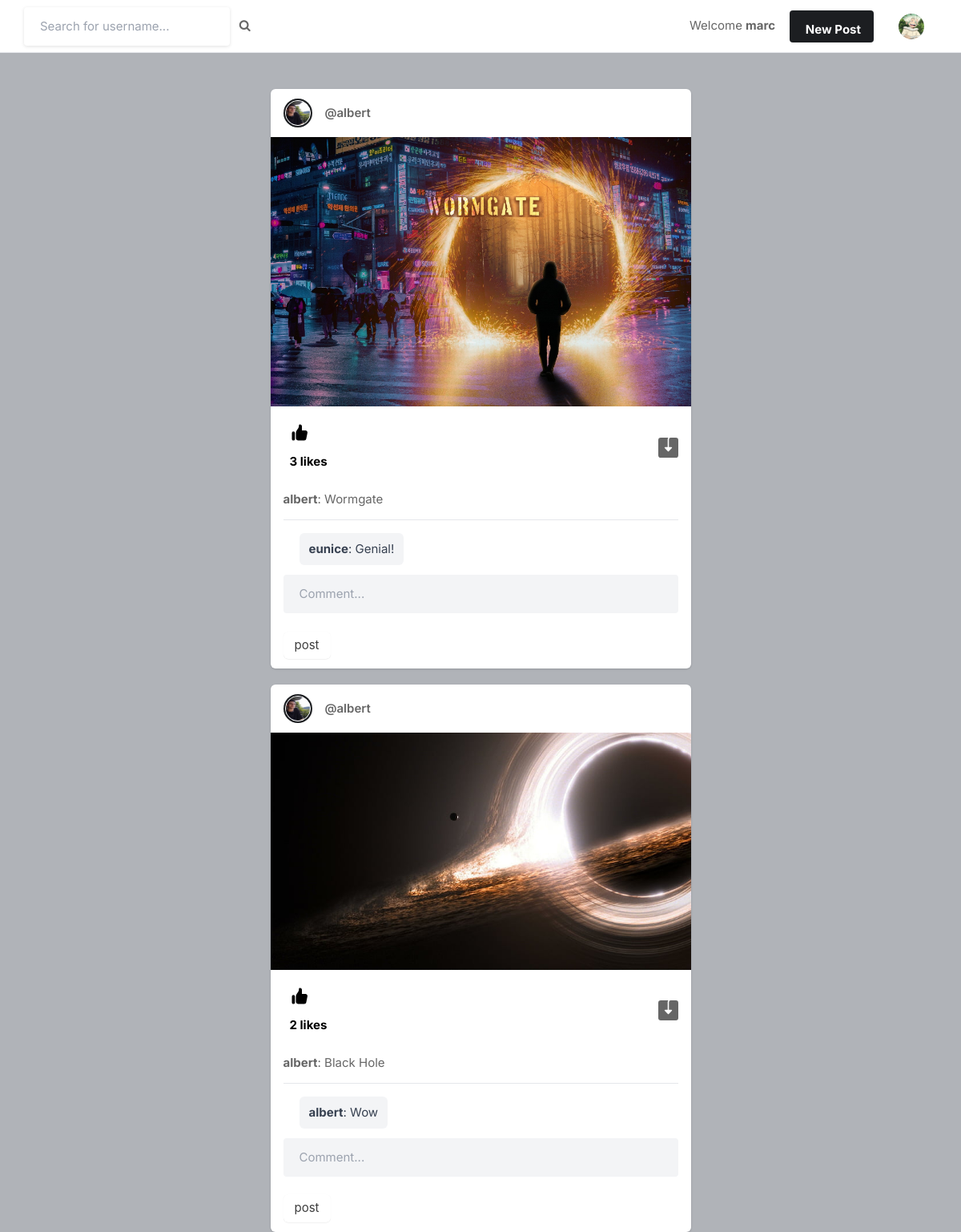
The app's page /posts/albert (signed in) with its own data.
### core/models.py (models this page shows, shortened)
class Profile(models.Model):
    user = models.ForeignKey(User, on_delete=models.CASCADE)
    id_user = models.IntegerField()
    email = models.EmailField(max_length=50, blank=True)
    first_name = models.CharField(max_length=20, blank=True)
    last_name = models.CharField(max_length=20, blank=True)
    bio = models.TextField(blank=True)
    porfile_img = models.ImageField(upload_to='profile_images', default='blank-profile-picture.jpg')
    background = models.ImageField(upload_to='background_images', default='timeline-1.jpg')
    location = models.CharField(max_length=100, blank=True)
    private = models.BooleanField(default=False)

class Post(models.Model):
    id = models.UUIDField(primary_key=True, default=uuid.uuid4)
    user = models.CharField(max_length=100)
    perfil = models.ForeignKey(Profile, on_delete=models.CASCADE)
    image = models.ImageField(upload_to='post_images')
    caption = models.TextField()
    posted_at = models.DateTimeField(default=datetime.now)
    likes = models.IntegerField(default=0)

class Comment(models.Model):
    post = models.ForeignKey(Post, on_delete=models.CASCADE)
    user = models.CharField(max_length=100)
    content = models.TextField()
    created_at = models.DateTimeField(auto_now_add=True)

### core/views.py (the view)
# urls.py: path('posts/<str:pk>', posts, name='posts'),
@login_required(login_url='signin')
def posts(request, pk):
    user_object = User.objects.get(username=request.user.username)
    user_profile = Profile.objects.get(user=user_object)
    user_post_list = Post.objects.filter(user=pk)
    comments = Comment.objects.all()
    return render(request, 'index.html', {'user_post_list':user_post_list, 'user_profile':user_profile, 'comments':comments})

### templates/index.html (shortened to what this page needs)
{% load static %}
<!DOCTYPE html>
<html lang="en">
<head>
    <link rel="stylesheet" href="{% static 'assets/css/icons.css' %}">
    <link rel="stylesheet" href="{% static 'assets/css/uikit.css' %}">
    <link rel="stylesheet" href="{% static 'assets/css/style.css' %}">
    <link rel="stylesheet" href="{% static 'assets/css/tailwind.css' %}">
    <link rel="stylesheet" href="https://cdnjs.cloudflare.com/ajax/libs/font-awesome/4.7.0/css/font-awesome.min.css">
</head>
<body>
            <header>
                <div class="header_inner">
                    <form action="/search" method="POST">
                    <div class="left-side">
                            <input type="text" name="username" placeholder="Search for username...">&nbsp; &nbsp;
                            <button type="submit"><i class="fa fa-search fa-1x"></i></button>
                    </div>
                    </form>
                    <div class="right-side lg:pr-4">
                        <a href="#" class="">
                            Welcome <b name="" class="">{{user.username}}&nbsp; &nbsp; &nbsp;</b>
                        </a>
                        <a href="#"
                            class="bg-pink-500 flex font-bold hidden hover:bg-pink-600 hover:text-white inline-block items-center lg:block max-h-10 mr-4 px-4 py-2 rounded shado text-white">
                              New Post
                        </a>
                        <a href="#">
                            <img src="{{user_profile.porfile_img.url}}" class="header-avatar" alt="">
                        </a>
                    </div>
                </div>
            </header>
            <div class="container m-auto">
                <div class="lg:flex justify-center lg:space-x-10 lg:space-y-0 space-y-5">
                    <div class="space-y-5 flex-shrink-0 lg:w-7/12">
                        {% for post in user_post_list reversed %}
                        <div class="bg-white shadow rounded-md  -mx-2 lg:mx-0">
                            <div class="flex justify-between items-center px-4 py-3">
                                <div class="flex flex-1 items-center space-x-4">
                                    <a href="/profiles/{{post.user}}">
                                        <div class="bg-gradient-to-tr from-yellow-600 to-pink-600 p-0.5 rounded-full">
                                            <img src="{{post.perfil.porfile_img.url}}" class="bg-gray-200 border border-white rounded-full w-8 h-8">
                                        </div>
                                    </a>
                                    <span class="block font-semibold "><a href="/profiles/{{post.user}}">@{{post.user}}</a></span>
                                </div>
                              <div>
                                <a href="#"> <i class="icon-feather-more-horizontal text-2xl hover:bg-gray-200 rounded-full p-2 transition -mr-1 "></i> </a>
                              </div>
                            </div>
                            <div uk-lightbox>
                                <a href="{{post.image.url}}">
                                    <img src="{{post.image.url}}" alt="">
                                </a>
                            </div>
                            <div class="py-3 px-4 space-y-3">
                                <div class="flex space-x-4 lg:font-bold">
                                    <a href="../like-post?post_id={{post.id}}" class="flex items-center space-x-2">
                                        <div class="p-2 rounded-full text-black" style="margin-left: 0;">
                                    </a>
                                            {% if post.likes == 0 %}
                                            {% elif post.likes == 1 %}
                                            <a href="../likes/{{post.id}}"><p>{{post.likes}} like</p></a>
                                            {% else %}
                                            <a href="../likes/{{post.id}}"><p style="margin-top: 10px;">{{post.likes}} likes</p></a>
                                            {% endif %}
                                        </div>
                                    <a href="{{post.image.url}}" class="flex items-center space-x-2 flex-1 justify-end" download>
                                    </a>
                                </div>
                                <p>
                                    <a href="/profiles/{{post.user}}"><strong>{{post.user}}</strong>: </a>{{post.caption}}
                                </p>
                                <div class="border-t pt-4 space-y-4 ">
                                {% for comentario in comments %}
                                    {% if comentario.post.id == post.id %}
                                    <div class="flex">
                                        <div class="text-gray-700 py-2 px-3 rounded-md bg-gray-100 h-full relative lg:ml-5 ml-2 lg:mr-20   ">
                                            <p class="leading-6"><b>{{comentario.user}}</b>: {{comentario.content}}</p>
                                        </div>
                                    </div>
                                    {% endif %}
                                {% endfor %}
                                </div>
                                <form method="POST" action="{% url 'add_comment' post.id %}">
                                    <input type="text" name="comment" placeholder="Comment..." class="shadow-none bg-gray-100">
                                    <button class="button-11" type="submit" style="display: flex;
                                    flex-direction: column;
                                    align-items: center;
                                    padding: 6px 14px;
                                    font-family: -apple-system, BlinkMacSystemFont, 'Roboto', sans-serif;
                                    border-radius: 6px;
                                    color: #3D3D3D;
                                    background: #fff;
                                    border: none;
                                    box-shadow: 0px 0.5px 1px rgba(0, 0, 0, 0.1);
                                    user-select: none;
                                    -webkit-user-select: none;
                                    touch-action: manipulation;
                                    right:0;">post</button>
                                </form>
                            </div>
                        </div>
                        {% endfor %}
                </div>
</body>
</html>

### static/assets/css/style.css (style rules this page uses)
body { background-color: #B0B3B8!important; }
button { vertical-align: middle; }
input { height: 48px; line-height: 48px; padding: 0 20px; outline: none; font-size: 15px; color: #808080; max-width: 100%; width: 100%; -webkit-box-sizing: border-box; box-sizing: border-box; display: block; font-weight: 400; opacity: 1; border-radius: 4px; border: none; -webkit-box-shadow: 0 1px 4px 0px rgba(0, 0, 0, 0.12); box-shadow: 0 1px 4px 0px rgba(0, 0, 0, 0.12); }
input[type="text"], input[type="password"], input[type="email"], input[type="number"] { height: 48px; line-height: 48px; padding: 0 20px; outline: none; font-size: 15px; color: #808080; max-width: 100%; width: 100%; -webkit-box-sizing: border-box; box-sizing: border-box; display: block; font-weight: 400; opacity: 1; border-radius: 4px; border: none; -webkit-box-shadow: 0 1px 4px 0px rgba(0, 0, 0, 0.12); box-shadow: 0 1px 4px 0px rgba(0, 0, 0, 0.12); }
input { -webkit-transition: all 0.1s ease-in-out; transition: all 0.1s ease-in-out; }
::placeholder { color: #808080; opacity: 1; }
button { border: none; margin: 0; padding: 0; width: auto; overflow: visible; background: transparent; color: inherit; font: inherit; line-height: normal; cursor: pointer; }
a { color: #be185d; -webkit-transition: 0.3s; transition: 0.3s; outline: none !important; }
button { outline: none !important; }
img { max-width: 100%; }
body { color: #666; font-size: 15px; line-height: 27px; background-color: #f0f2f5; font-family: "Inter", sans-serif; text-transform: none; }
body p { font-size: 15px; line-height: 27px; }
input[type="text"], input[type="password"], input[type="email"] { font-family: "Inter", sans-serif; text-transform: none; }
button, body .pac-container { font-family: "Inter", sans-serif; text-transform: none; }
b, strong { font-weight: 700 !important; }
@media (min-width: 1024px) { .container { max-width: 900px !important; padding-top: 45px; } }
header { background-color: #fff; left: 0; right: 0; top: 0; z-index: 99; height: 66px; display: -webkit-box; display: -ms-flexbox; display: flex; -webkit-box-align: center; -ms-flex-align: center; align-items: center; border-bottom: 1px solid #e5e7eb; }
header .header_inner { display: -webkit-box; display: -ms-flexbox; display: flex; -webkit-box-align: center; -ms-flex-align: center; align-items: center; max-width: 1090px; margin: auto; width: 100%; max-width: 100% !important; padding: 0 30px; }
header .header_inner .left-side { display: -webkit-box; display: -ms-flexbox; display: flex; -webkit-box-align: center; -ms-flex-align: center; align-items: center; }
header .header_inner .right-side { display: -webkit-box; display: -ms-flexbox; display: flex; -webkit-box-align: center; -ms-flex-align: center; align-items: center; -webkit-box-pack: end; -ms-flex-pack: end; justify-content: flex-end; margin-left: auto; }
header .header_inner .right-side .header-avatar { width: 32px; height: 32px; border-radius: 100%; margin-left: 15px; }
.shadow-none { -webkit-box-shadow: none !important; box-shadow: none !important; }

### records on screen
Profile: porfile_img (picture)
Post: perfil.porfile_img (picture), user "albert", image (picture), likes "3", caption "Wormgate"
Comment: user "eunice", content "Genial!"
Post: perfil.porfile_img (picture), user "albert", image (picture), likes "2", caption "Black Hole"
Comment: user "albert", content "Wow"

### other values on screen
{{ user.username }} "marc"
